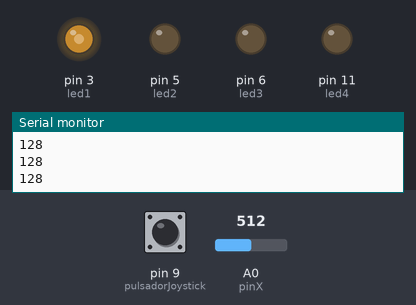
The sketch below on a simulated Arduino Uno, built with avr-gcc and run on an emulated ATmega328P. Shown: output pins drawn as LEDs (lit = HIGH), the last lines printed to the serial monitor. The test bench sets the inputs (shaded band); at power-on: pin 9 (pulsadorJoystick) LOW, A0 (pinX) = 512.

Above: at 1.2 s.
1.3 s: pin 9 (pulsadorJoystick) pulled HIGH for 0.15 s
At 2.2 s:
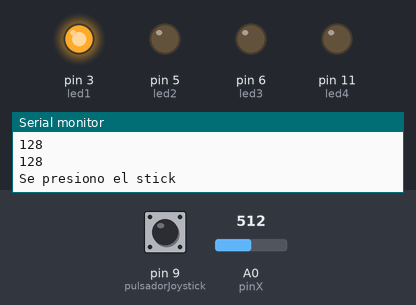
4.3 s: A0 (pinX) set to 716
At 4.8 s:
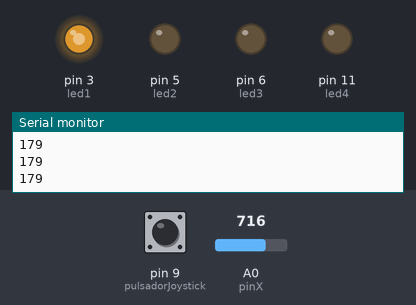
5.8 s: A0 (pinX) set to 122
At 7.0 s:
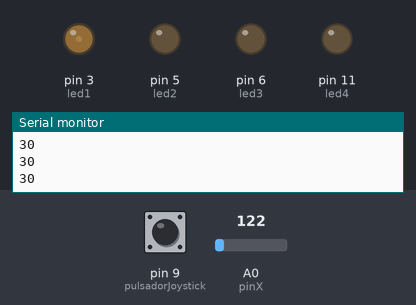
7.3 s: A0 (pinX) set to 0
At 8.3 s:
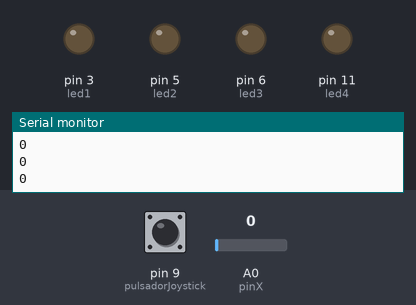
8.8 s: A0 (pinX) set to 1023
At 9.5 s:
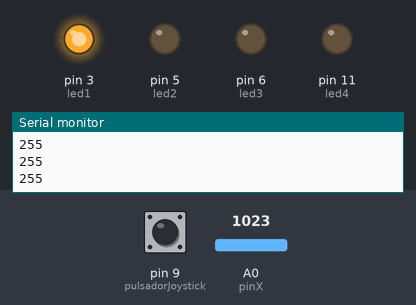
Timing chart, 0 to 11.3 s (numbered marks = the images above; inputs shaded):
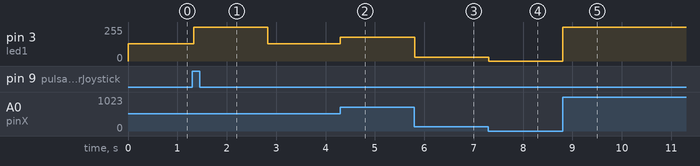

The sketch:

pruebaLeds.ino
```cpp
// Pines del joystick
const int pinX = A0;
const int pinY = A1;

// Pines de los LEDs
const int led1 = 3;
const int led2 = 5;
const int led3 = 6;
const int led4 = 11;
const int pulsadorJoystick = 9;

// Constantes
const int zonaMuerta = 50; // Ajusta esta zona muerta según sea necesario

void setup() {
  // Configuramos los pines de los LEDs como salida
  Serial.begin(9600);
  pinMode(led1, OUTPUT);
  pinMode(led2, OUTPUT);
  pinMode(led3, OUTPUT);
  pinMode(led4, OUTPUT);
  pinMode(pulsadorJoystick, INPUT);
}
void loop() {
  int valorX = 0;
 // int Yvalue = 0;
  bool buttonValue = false;
  buttonValue = digitalRead(pulsadorJoystick);
  valorX = analogRead(pinX);
  valorX = valorX / 4;
  analogWrite(led1, valorX);
  Serial.println(valorX);


  if (buttonValue==true) {
    Serial.println("Se presiono el stick");

    for (int i = 0; i < 3; i++) {
      digitalWrite(led1, HIGH);
      delay(500);
      digitalWrite(led1, LOW);
    }


  }
}
```

Measured:
- after the input at 1.3 s, pin 3 (led1): 128/255 → 255/255 at once, → 128/255 1.5 s later
- after the input at 4.3 s, pin 3 (led1): 128/255 → 179/255 at once
- after the input at 5.8 s, pin 3 (led1): 179/255 → 30/255 at once
- after the input at 7.3 s, pin 3 (led1): 30/255 → 0/255 at once
- after the input at 8.8 s, pin 3 (led1): 0/255 → 255/255 at once
